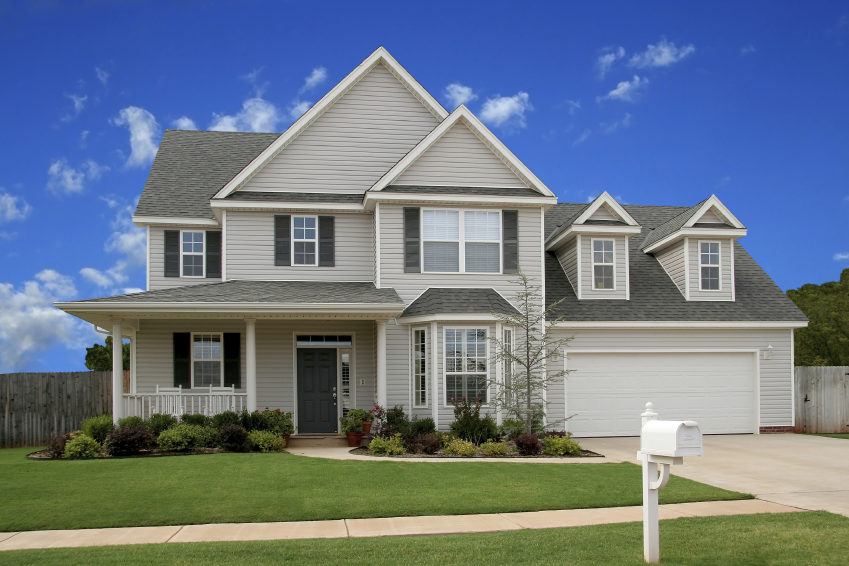
//> input picture Data/house.jpg, 1698 x 1131 px (shown at 1/2 size)
$ ./main   (built with g++ and OpenCV 4)
//> lines starting //> are read from the running program, lines starting //| are printed output that depends on the picture; after the words box and inside, x2 and y2 are one past the last pixel; in counts of white or black regions, pixels touching at a corner belong together
### ZadanieVISZ2/hough.h
#pragma once
#ifndef HOUGH_H_
#define HOUGH_H_

#include <vector>

namespace zad {

	class Hough {
	public:
		Hough();
		virtual ~Hough();
	public:
		int Transform(unsigned char* img_data, int w, int h);
		std::vector< std::pair< std::pair<int, int>, std::pair<int, int> > > GetLines(int threshold);
		const unsigned int* GetAccu(int *w, int *h);
	private:
		unsigned int* _accu;
		int _accu_w;
		int _accu_h;
		int _img_w;
		int _img_h;
	};

}

#endif

### ZadanieVISZ2/hough.cpp

#include "hough.h"
#include <cmath>
#include <iostream>
#include <string.h>
#include <stdlib.h>


#define DEG2RAD 0.017453293f

namespace zad {

	Hough::Hough() :_accu(0), _accu_w(0), _accu_h(0), _img_w(0), _img_h(0)
	{

	}

	Hough::~Hough() {
		if (_accu)
			free(_accu);
	}


	int Hough::Transform(unsigned char* img_data, int w, int h)
	{
		_img_w = w;
		_img_h = h;

		//Vytovríme si akumulátor
		double hough_h = ((sqrt(2.0) * (double)(h>w ? h : w)) / 2.0);
		_accu_h = hough_h * 2.0; // -r -> +r
		_accu_w = 180;

		// Vytvoríme si akumulátor ktorý bude ma najprv len samé 0
		_accu = (unsigned int*)calloc(_accu_h * _accu_w, sizeof(unsigned int));

		double center_x = w / 2;
		double center_y = h / 2;

		// Prechádzame pole a hladáme body pre priamku.>250 pouije lebo hladáme biele body
		// Ak najdeme nejaké nejaký bod tak ho uloíme do akumulátora a inkrementujeme tento bod o 1

		for (int y = 0; y<h; y++)
		{
			for (int x = 0; x<w; x++)
			{
				if (img_data[(y*w) + x] > 250)
				{
					for (int t = 0; t<180; t++)
					{
						double r = (((double)x - center_x) * cos((double)t * DEG2RAD)) + (((double)y - center_y) * sin((double)t * DEG2RAD));
						_accu[(int)((round(r + hough_h) * 180.0)) + t]++;
					}
				}
			}
		}

		return 0;
	}
//Tu ziskame u jednotlivé priamky

	std::vector< std::pair< std::pair<int, int>, std::pair<int, int> > > Hough::GetLines(int threshold)
	{
		// vektor ktorý obsahuje dvojice (x1,y1) a (x2,y2)
		std::vector< std::pair< std::pair<int, int>, std::pair<int, int> > > lines;

		// Keï je akumulátor prázdny
		if (_accu == 0)
			return lines;

		// Prejdeme akumulátor
		for (int r = 0; r<_accu_h; r++)
		{
			for (int t = 0; t<_accu_w; t++)
			{
				if ((int)_accu[(r*_accu_w) + t] >= threshold)
				{

						// toto je bod lokalneho maxima
						int max = _accu[(r*_accu_w) + t];
						for (int ly = -4; ly <= 4; ly++)
						{
							for (int lx = -4; lx <= 4; lx++)
							{
								if ((ly + r >= 0 && ly + r<_accu_h) && (lx + t >= 0 && lx + t<_accu_w))
								{
									if ((int)_accu[((r + ly)*_accu_w) + (t + lx)] > max)
									{
										max = _accu[((r + ly)*_accu_w) + (t + lx)];
										ly = lx = 5;
									}
								}
							}
						}
						if (max >(int)_accu[(r*_accu_w) + t])
							continue;


						int x1, y1, x2, y2;
						x1 = y1 = x2 = y2 = 0;

						if (t >= 45 && t <= 135)
						{
							//y = (r - x cos(t)) / sin(t)
							x1 = 0;
							y1 = ((double)(r - (_accu_h / 2)) - ((x1 - (_img_w / 2)) * cos(t * DEG2RAD))) / sin(t * DEG2RAD) + (_img_h / 2);
							x2 = _img_w - 0;
							y2 = ((double)(r - (_accu_h / 2)) - ((x2 - (_img_w / 2)) * cos(t * DEG2RAD))) / sin(t * DEG2RAD) + (_img_h / 2);
						}
						else
						{
							//x = (r - y sin(t)) / cos(t);
							y1 = 0;
							x1 = ((double)(r - (_accu_h / 2)) - ((y1 - (_img_h / 2)) * sin(t * DEG2RAD))) / cos(t * DEG2RAD) + (_img_w / 2);
							y2 = _img_h - 0;
							x2 = ((double)(r - (_accu_h / 2)) - ((y2 - (_img_h / 2)) * sin(t * DEG2RAD))) / cos(t * DEG2RAD) + (_img_w / 2);
						}

						lines.push_back(std::pair< std::pair<int, int>, std::pair<int, int> >(std::pair<int, int>(x1, y1), std::pair<int, int>(x2, y2)));

				}
			}
		}

		std::cout << "lines: " << lines.size() << " " << threshold << std::endl;
		return lines;
	}

	const unsigned int* Hough::GetAccu(int *w, int *h)
	{
		*w = _accu_w;
		*h = _accu_h;

		return _accu;
	}

}

### ZadanieVISZ2/main.cpp

#include <stdio.h>
#include <string>
#include <map>
#include <iostream>

#include "opencv2/highgui/highgui.hpp"
#include "opencv2/imgproc/imgproc.hpp"
#include "opencv2/core/core.hpp"

#include "hough.h"

using namespace cv;

int  threshold = 2;

std::string img_path = "../Data/house.jpg";


const char* CW_IMG_ORIGINAL = "Result";
const char* CW_IMG_EDGE = "Canny Edge Detection";
const char* CW_ACCUMULATOR = "Accumulator";
const char* CW_IMG_BLUR = "Blur";

void doTransform(std::string, int threshold);


void usage(char * s)
{

	fprintf(stderr, "\n");
	fprintf(stderr, "%s -s <source file> [-t <threshold>] - hough transform. build: %s-%s \n", s, __DATE__, __TIME__);
	fprintf(stderr, "   s: path image file\n");
	fprintf(stderr, "   t: hough threshold\n");
	fprintf(stderr, "\nexample:  ./hough -s ./img/russell-crowe-robin-hood-arrow.jpg -t 195\n");
	fprintf(stderr, "\n");
}


// V funkcii main si vytvoríme okná do ktorých zobrazíme výsledky ,
// nastavíme ich velkos a ich polohu na obrazovke.
// V maine ete zavoláme funkciu doTransform ktorá vykoná houghovú
// tranosformáciu a zobrazí výsledky do okien ktoré sme si vytvorili
int main(int argc, char** argv) {


	cv::namedWindow(CW_IMG_ORIGINAL, cv::WINDOW_AUTOSIZE);
	cv::namedWindow(CW_IMG_BLUR, cv::WINDOW_AUTOSIZE);
	cv::namedWindow(CW_IMG_EDGE, cv::WINDOW_AUTOSIZE);
	cv::namedWindow(CW_ACCUMULATOR, cv::WINDOW_AUTOSIZE);

	cvMoveWindow(CW_IMG_ORIGINAL, 10, 10);
	cvMoveWindow(CW_IMG_EDGE, 680, 10);
	cvMoveWindow(CW_ACCUMULATOR, 680, 10);
	cvMoveWindow(CW_IMG_BLUR, 20, 10);

	doTransform(img_path, 0); // tu zadáme treshold


	return 0;
}


// V tejto funkcii urobíme naèitánie obrázka, potom tento obrázok prejdeme pomocou filtrov a to filtrom
//rozmazania , potom filtrom na dekeciu hrán ktorý tam obrázok upraví aj do èierno bielej
// potom poleme takéto spracovaný obraz do naej funkcie v ktoréj detekujeme èiary tam si
//naplníme akumulátor a potom v tomto akumulátore hladáme najlepie monosti
// Nasledne najlepie výsledky zobrazíme
void doTransform(std::string file_path, int threshold)
{
//> called with file_path = "../Data/house.jpg", threshold = 0

	cv::Mat img_edge;
	cv::Mat img_blur;

	cv::Mat img_ori = cv::imread(file_path, 1);
//> img_ori is the input picture: 1131 rows x 1698 cols, CV_8UC3; mean B, G, R 136, 120.7, 107.1
	cv::blur(img_ori, img_blur, cv::Size(5, 5));
	cv::Canny(img_blur, img_edge, 100, 150, 3);
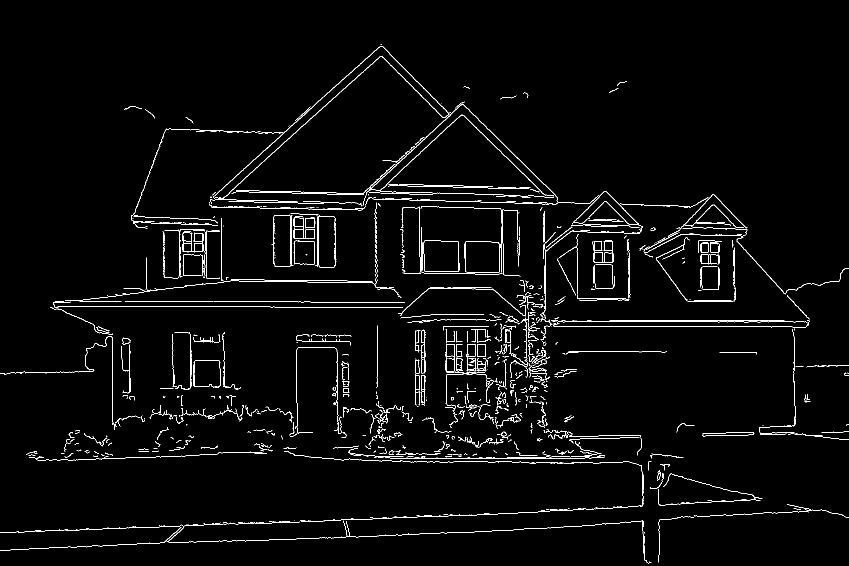
//> img_edge: 1131 rows x 1698 cols, CV_8UC1 (shown at 1/2 size); 2.4% white in thin lines or dots

	int w = img_edge.cols;
//> w = 1698
	int h = img_edge.rows;
//> h = 1131

	//Transfromácia
	zad::Hough hough;
	hough.Transform(img_edge.data, w, h);


	if (threshold == 0)
		threshold = w>h ? w / 4 : h / 4;
//> threshold = 424

	while (1)
	{
		cv::Mat img_res = img_ori.clone();

		//Hladám v akumulátore
		std::vector< std::pair< std::pair<int, int>, std::pair<int, int> > > lines = hough.GetLines(threshold);
//> after the loop in GetLines, `for (int r = 0; r<_accu_h; r++)`: lines = 3 items
//| lines: 3 424
//> lines = 3 items

		//Vykreslíme výsledky
		std::vector< std::pair< std::pair<int, int>, std::pair<int, int> > >::iterator it;
		for (it = lines.begin(); it != lines.end(); it++)
		{
			cv::line(img_res, cv::Point(it->first.first, it->first.second), cv::Point(it->second.first, it->second.second), cv::Scalar(0, 0, 255), 2, 8);
		}
//> this loop made 3 passes
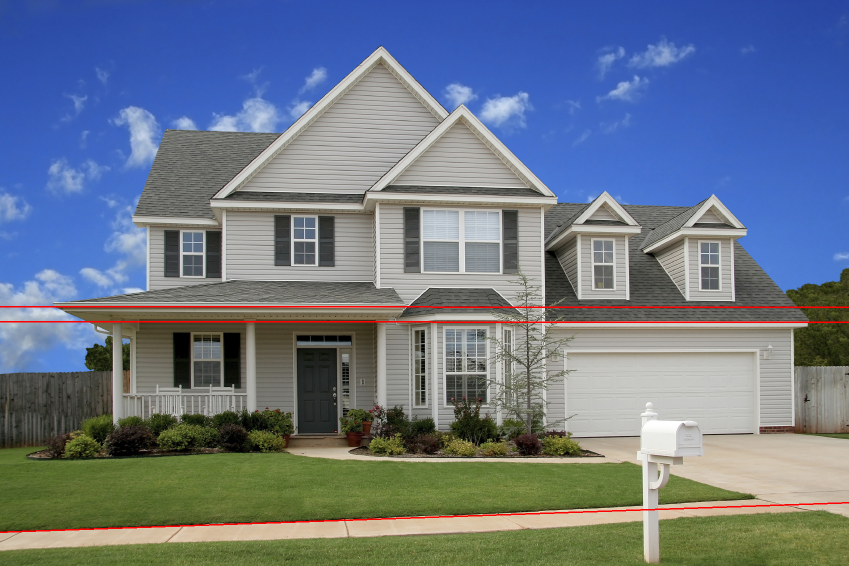
//> img_res: 1131 rows x 1698 cols, CV_8UC3 (shown at 1/2 size); 0.8% of pixels changed, all inside (x1, y1, x2, y2) = (0, 612, 1698, 1066)

		//Zobrazím vetky
		int aw, ah, maxa;
		aw = ah = maxa = 0;
		const unsigned int* accu = hough.GetAccu(&aw, &ah);
//> aw = 180; ah = 2401

		for (int p = 0; p<(ah*aw); p++)
		{
			if ((int)accu[p] > maxa)
				maxa = accu[p];
		}
//> this loop made 432180 passes
//> maxa on passes 63361, 64260, 64620, 64980, 65340, 66598, 78480, 79200, 80100, 83700, 103681, 123978: 3, 4, 7, 8, 11, 15, 16, 20, 23, 109, 132, 172
//> after the loop, maxa = 522
		double contrast = 1.0;
		double coef = 255.0 / (double)maxa * contrast;
//> coef = 0.489

		cv::Mat img_accu(ah, aw, CV_8UC3);
//> img_accu: 2401 rows x 180 cols, CV_8UC3; every value is 0
		for (int p = 0; p<(ah*aw); p++)
		{
			unsigned char c = (double)accu[p] * coef < 255.0 ? (double)accu[p] * coef : 255.0;
			img_accu.data[(p * 3) + 0] = 255;
			img_accu.data[(p * 3) + 1] = 255 - c;
			img_accu.data[(p * 3) + 2] = 255 - c;
		}
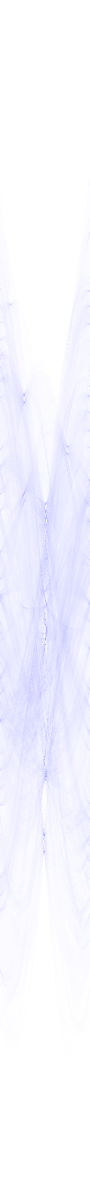
//> img_accu: 2401 rows x 180 cols, CV_8UC3 (shown at 1/2 size); mean B, G, R 255, 245.9, 245.9

		cv::imshow(CW_IMG_BLUR, img_blur);
		cv::imshow(CW_IMG_ORIGINAL, img_res);
		cv::imshow(CW_IMG_EDGE, img_edge);
		cv::imshow(CW_ACCUMULATOR, img_accu);

		char c = cv::waitKey(360000);
//> the Esc key is pressed
		if (c == '+')
			threshold += 5;
		if (c == '-')
			threshold -= 5;
		if (c == 27)
			break;
	}
//> after the loop, threshold = 424
}

$ run again, with Data/846344_3.jpg copied over Data/house.jpg
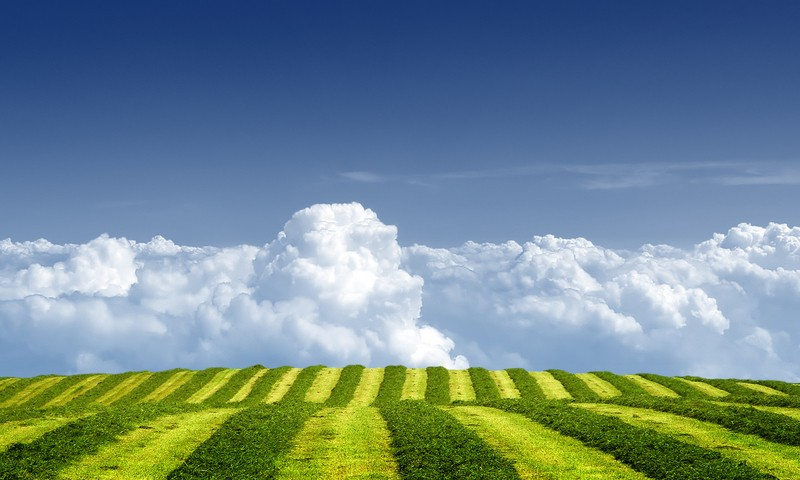
//> input picture Data/846344_3.jpg, 800 x 480 px
//> in doTransform, img_ori is the input picture: 480 rows x 800 cols, CV_8UC3; mean B, G, R 139.9, 136.6, 112.3
//> in doTransform, `cv::Canny(img_blur, img_edge, 100, 150, 3);`:
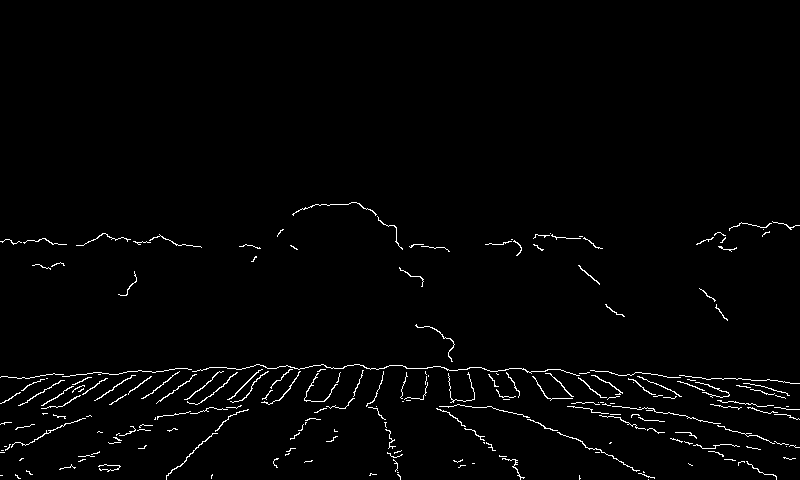
//> img_edge: 480 rows x 800 cols, CV_8UC1; 1.7% white in thin lines or dots, all inside (x1, y1, x2, y2) = (0, 202, 800, 480)
//> after the loop in GetLines, `for (int r = 0; r<_accu_h; r++)`: lines = 0 items
//| lines: 0 200
//> aw = 180; ah = 1131
//> the loop in doTransform, `for (int p = 0; p<(ah*aw); p++)` made 203580 passes
//> maxa on passes 29881, 30061, 30241, 30601, 31683, 32400, 34382, 35640: 6, 7, 8, 9, 10, 11, 12, 13
//> after the loop in doTransform, `for (int p = 0; p<(ah*aw); p++)`: maxa = 138
//> coef = 1.85
//> after the loop in doTransform, `for (int p = 0; p<(ah*aw); p++)`:
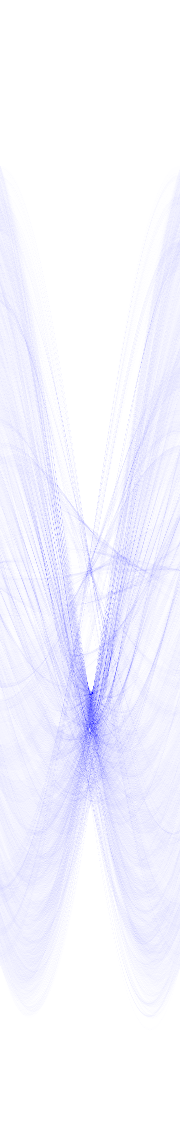
//> img_accu: 1131 rows x 180 cols, CV_8UC3; mean B, G, R 255, 244.6, 244.6

$ run again, with Data/fance.jpg copied over Data/house.jpg
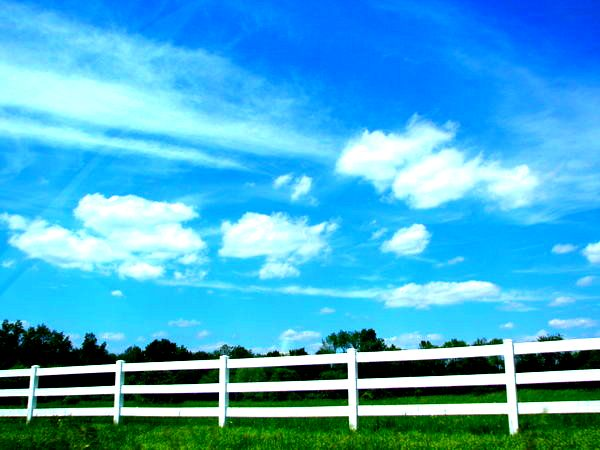
//> input picture Data/fance.jpg, 600 x 450 px
//> in doTransform, img_ori is the input picture: 450 rows x 600 cols, CV_8UC3; mean B, G, R 211.8, 172.9, 71.1
//> in doTransform, `cv::Canny(img_blur, img_edge, 100, 150, 3);`:
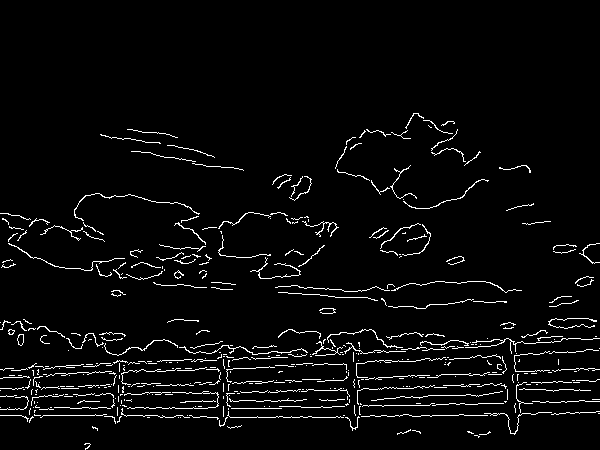
//> img_edge: 450 rows x 600 cols, CV_8UC1; 3.8% white in thin lines or dots, all inside (x1, y1, x2, y2) = (0, 113, 600, 450)
//> after the loop in GetLines, `for (int r = 0; r<_accu_h; r++)`: lines = 8 items
//| lines: 8 150
//> the loop in doTransform, `for (it = lines.begin(); it != lines.end(); it++)` made 8 passes
//> aw = 180; ah = 848
//> the loop in doTransform, `for (int p = 0; p<(ah*aw); p++)` made 152640 passes
//> maxa on passes 22321, 22681, 22861, 23761, 23941, 26461, 30245, 30786: 11, 16, 18, 21, 23, 25, 28, 31
//> after the loop in doTransform, `for (int p = 0; p<(ah*aw); p++)`: maxa = 229
//> coef = 1.11
//> after the loop in doTransform, `for (int p = 0; p<(ah*aw); p++)`:
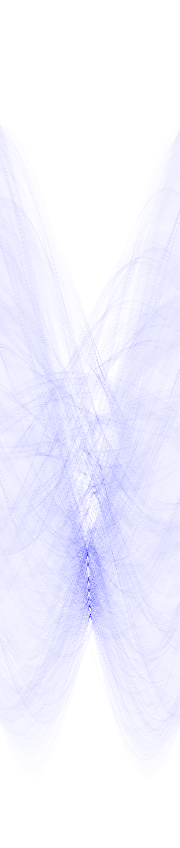
//> img_accu: 848 rows x 180 cols, CV_8UC3; mean B, G, R 255, 241.7, 241.7
